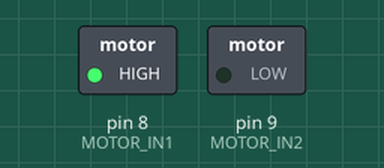
This sketch was run on a simulated Arduino Uno, built with avr-gcc and run on an emulated ATmega328P. On the bench: switched loads named in the sketch (green lamp = pin HIGH).

Above: at 0.1 s.
Timing chart, 0 to 1.6 s (numbered marks = the images above):
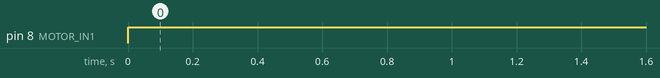

The sketch:

L298N_test.ino
```cpp
#define MOTOR_IN1 8 // set up the IN1 pin
#define MOTOR_IN2 9 // set up the IN2 pin

void setup() {
  pinMode(MOTOR_IN1, OUTPUT); // set IN1 as output
  pinMode(MOTOR_IN2, OUTPUT); // set IN2 as output
}

void loop() {
  digitalWrite(MOTOR_IN1, HIGH); // set IN1 to HIGH
  digitalWrite(MOTOR_IN2, LOW); // set IN2 to LOW
}
```

Measured:
- by itself, pin 8 (MOTOR_IN1): LOW → HIGH at 0.00 s
